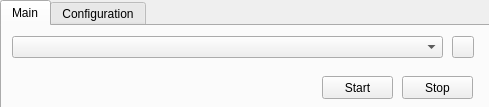
<?xml version="1.0" encoding="UTF-8"?>
<ui version="4.0">
 <class>Form</class>
 <widget class="QWidget" name="Form">
  <property name="geometry">
   <rect>
    <x>0</x>
    <y>0</y>
    <width>489</width>
    <height>107</height>
   </rect>
  </property>
  <property name="contextMenuPolicy">
   <enum>Qt::ActionsContextMenu</enum>
  </property>
  <property name="windowTitle">
   <string>Working On</string>
  </property>
  <property name="windowIcon">
   <iconset>
    <normaloff>custom_icons/stopwatch.ico</normaloff>
    <normalon>custom_icons/stopwatch.ico</normalon>custom_icons/stopwatch.ico</iconset>
  </property>
  <widget class="QTabWidget" name="tabWidget">
   <property name="geometry">
    <rect>
     <x>0</x>
     <y>0</y>
     <width>491</width>
     <height>131</height>
    </rect>
   </property>
   <property name="currentIndex">
    <number>0</number>
   </property>
   <widget class="QWidget" name="tbMain">
    <attribute name="title">
     <string>Main</string>
    </attribute>
    <widget class="QPushButton" name="btRefresh">
     <property name="geometry">
      <rect>
       <x>450</x>
       <y>10</y>
       <width>22</width>
       <height>22</height>
      </rect>
     </property>
     <property name="text">
      <string/>
     </property>
     <property name="icon">
      <iconset>
       <normaloff>custom_icons/arrow_refresh.png</normaloff>custom_icons/arrow_refresh.png</iconset>
     </property>
    </widget>
    <widget class="QPushButton" name="btStart">
     <property name="geometry">
      <rect>
       <x>320</x>
       <y>50</y>
       <width>71</width>
       <height>23</height>
      </rect>
     </property>
     <property name="text">
      <string>Start</string>
     </property>
    </widget>
    <widget class="QComboBox" name="cmbWorkItems">
     <property name="geometry">
      <rect>
       <x>10</x>
       <y>10</y>
       <width>431</width>
       <height>22</height>
      </rect>
     </property>
     <property name="mouseTracking">
      <bool>false</bool>
     </property>
    </widget>
    <widget class="QPushButton" name="btStop">
     <property name="geometry">
      <rect>
       <x>400</x>
       <y>50</y>
       <width>71</width>
       <height>23</height>
      </rect>
     </property>
     <property name="text">
      <string>Stop</string>
     </property>
    </widget>
   </widget>
   <widget class="QWidget" name="tbConfiguration">
    <attribute name="title">
     <string>Configuration</string>
    </attribute>
    <widget class="QLineEdit" name="lToken">
     <property name="geometry">
      <rect>
       <x>60</x>
       <y>10</y>
       <width>321</width>
       <height>20</height>
      </rect>
     </property>
    </widget>
    <widget class="QLineEdit" name="lQuery">
     <property name="geometry">
      <rect>
       <x>60</x>
       <y>40</y>
       <width>321</width>
       <height>20</height>
      </rect>
     </property>
    </widget>
    <widget class="QLabel" name="lbToken">
     <property name="geometry">
      <rect>
       <x>10</x>
       <y>10</y>
       <width>41</width>
       <height>20</height>
      </rect>
     </property>
     <property name="text">
      <string>Token</string>
     </property>
    </widget>
    <widget class="QLabel" name="lbQuery">
     <property name="geometry">
      <rect>
       <x>10</x>
       <y>40</y>
       <width>41</width>
       <height>20</height>
      </rect>
     </property>
     <property name="text">
      <string>Query</string>
     </property>
    </widget>
    <widget class="QPushButton" name="btSave">
     <property name="geometry">
      <rect>
       <x>400</x>
       <y>10</y>
       <width>71</width>
       <height>23</height>
      </rect>
     </property>
     <property name="text">
      <string>Save</string>
     </property>
    </widget>
   </widget>
  </widget>
  <action name="actionStart">
   <property name="icon">
    <iconset>
     <normaloff>custom_icons/stopwatch_start.png</normaloff>custom_icons/stopwatch_start.png</iconset>
   </property>
   <property name="text">
    <string>Start</string>
   </property>
  </action>
  <action name="actionStop">
   <property name="icon">
    <iconset>
     <normaloff>custom_icons/stopwatch_finish.png</normaloff>custom_icons/stopwatch_finish.png</iconset>
   </property>
   <property name="text">
    <string>Stop</string>
   </property>
  </action>
  <action name="actionExit">
   <property name="icon">
    <iconset>
     <normaloff>custom_icons/stop.png</normaloff>custom_icons/stop.png</iconset>
   </property>
   <property name="text">
    <string>Exit</string>
   </property>
  </action>
 </widget>
 <resources/>
 <connections/>
</ui>
